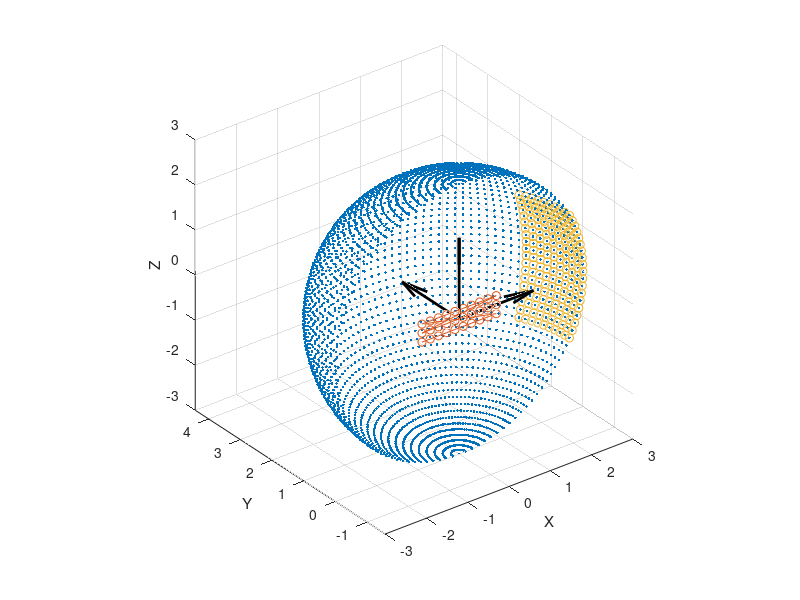

This chart was generated by the following MATLAB code: (Note: this script raises an error after producing the figure.)
%% Planar array, direct summation without approximation
clear
d = -0.002;
n = 10;
freq = 35*1e3;
c = 344;

x_pos = 0:d:(n-1)*d;
x_pos = x_pos-mean(x_pos);
z_pos = zeros(size(x_pos));
x_pos = repmat(x_pos,1,3);
z_pos = [z_pos,z_pos+0.002,z_pos-0.002];
y_pos = zeros(size(x_pos));

r = 3;
[theta,phi] = meshgrid(-90:3:90,0:3:180);
[x,y,z] = sph2cart(phi(:)/180*pi,theta(:)/180*pi,r);

x_mark = x(phi<30&phi>-30&theta<30&theta>-30);
y_mark = y(phi<30&phi>-30&theta<30&theta>-30);
z_mark = z(phi<30&phi>-30&theta<30&theta>-30);

% Plot
figure
plot3(x,y,z,'.');
hold on
plot3(x_pos*100,y_pos*100,z_pos*100,'-o');
plot3(x_mark,y_mark,z_mark,'o');
quiver3(0,0,0,2,0,0,'k','linewidth',2)
quiver3(0,0,0,0,2,0,'k','linewidth',2)
quiver3(0,0,0,0,0,2,'k','linewidth',2)
xlabel('X'); ylabel('Y'); zlabel('Z');
grid on
axis equal


% Calculate beampattern
k = 2*pi*freq/c;
rn = sqrt((repmat(x',length(x_pos),1)-repmat(x_pos',1,length(x))).^2 +...
     (repmat(y',length(y_pos),1)-repmat(y_pos',1,length(y))).^2 +...
     (repmat(z',length(z_pos),1)-repmat(z_pos',1,length(z))).^2);
r = sqrt((x'-x_pos(1)).^2+(y'-y_pos(1)).^2+(z'-z_pos(1)).^2);
r_diff = rn-repmat(r,size(rn,1),1);
b = sum(1./rn.*exp(-1j*k*r_diff),1);
B = 20*log10(abs(b));
B = B-max(B);
B(B<-30) = NaN;

B = reshape(B,size(theta));
B(phi<30&phi>-30&theta<30&theta>-30) = 30;


% Projection
% Note: "-phi" is used instead of phi to flip the left/right orientation
figure;
axesm eckert4;
framem('fedgecolor',200*ones(1,3)/255,'flonlimit',[-180 180]);
gridm('gcolor',190*ones(1,3)/255,'glinestyle','-');
geoshow(theta,-phi,B,'displaytype','texturemap');
caxis([-30 0])

